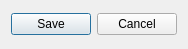
<?xml version="1.0" encoding="UTF-8"?>
<ui version="4.0">
 <class>inputDialog</class>
 <widget class="QDialog" name="inputDialog">
  <property name="geometry">
   <rect>
    <x>0</x>
    <y>0</y>
    <width>174</width>
    <height>49</height>
   </rect>
  </property>
  <property name="windowTitle">
   <string>Dialog</string>
  </property>
  <layout class="QVBoxLayout" name="verticalLayout_2">
   <item>
    <layout class="QVBoxLayout" name="lay"/>
   </item>
   <item>
    <widget class="QDialogButtonBox" name="buttonBox">
     <property name="orientation">
      <enum>Qt::Horizontal</enum>
     </property>
     <property name="standardButtons">
      <set>QDialogButtonBox::Cancel|QDialogButtonBox::Save</set>
     </property>
    </widget>
   </item>
  </layout>
 </widget>
 <resources/>
 <connections>
  <connection>
   <sender>buttonBox</sender>
   <signal>accepted()</signal>
   <receiver>inputDialog</receiver>
   <slot>accept()</slot>
   <hints>
    <hint type="sourcelabel">
     <x>248</x>
     <y>254</y>
    </hint>
    <hint type="destinationlabel">
     <x>157</x>
     <y>274</y>
    </hint>
   </hints>
  </connection>
  <connection>
   <sender>buttonBox</sender>
   <signal>rejected()</signal>
   <receiver>inputDialog</receiver>
   <slot>reject()</slot>
   <hints>
    <hint type="sourcelabel">
     <x>316</x>
     <y>260</y>
    </hint>
    <hint type="destinationlabel">
     <x>286</x>
     <y>274</y>
    </hint>
   </hints>
  </connection>
 </connections>
</ui>
